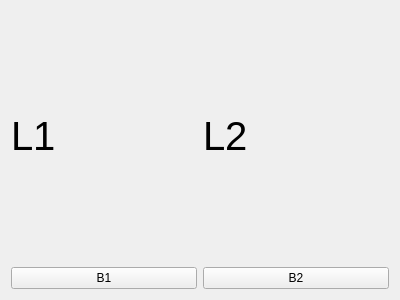
<?xml version="1.0" encoding="UTF-8"?>
<ui version="4.0">
 <class>myWidget</class>
 <widget class="QWidget" name="myWidget">
  <property name="geometry">
   <rect>
    <x>0</x>
    <y>0</y>
    <width>400</width>
    <height>300</height>
   </rect>
  </property>
  <property name="windowTitle">
   <string>Form</string>
  </property>
  <layout class="QHBoxLayout" name="horizontalLayout">
   <item>
    <layout class="QGridLayout" name="gridLayout">
     <item row="0" column="1">
      <widget class="QLabel" name="label2">
       <property name="font">
        <font>
         <pointsize>30</pointsize>
        </font>
       </property>
       <property name="text">
        <string>L2</string>
       </property>
      </widget>
     </item>
     <item row="0" column="0">
      <widget class="QLabel" name="label1">
       <property name="font">
        <font>
         <pointsize>30</pointsize>
        </font>
       </property>
       <property name="text">
        <string>L1</string>
       </property>
      </widget>
     </item>
     <item row="2" column="0">
      <widget class="QPushButton" name="button1">
       <property name="text">
        <string>B1</string>
       </property>
      </widget>
     </item>
     <item row="2" column="1">
      <widget class="QPushButton" name="button2">
       <property name="text">
        <string>B2</string>
       </property>
      </widget>
     </item>
    </layout>
   </item>
  </layout>
 </widget>
 <resources/>
 <connections/>
</ui>
